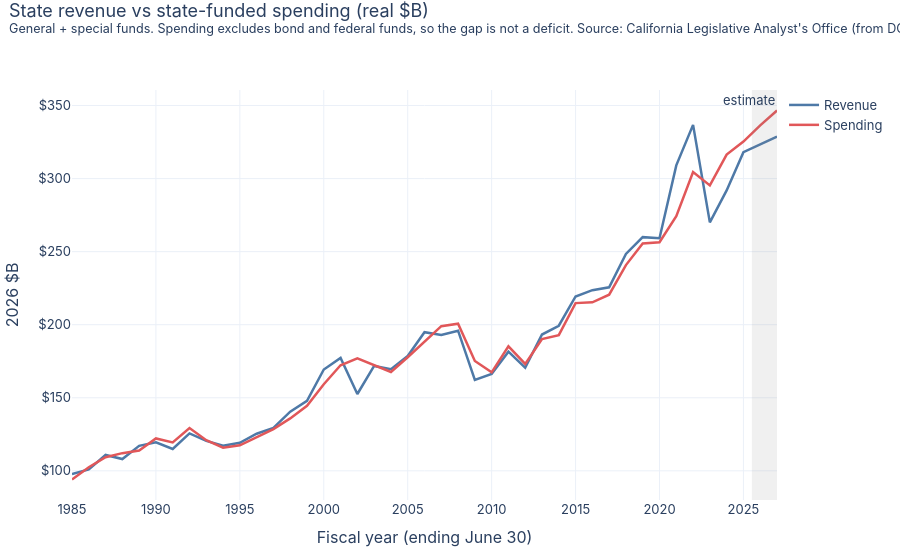

This figure's notebook cell:
### Markdown cell above
# Revenue vs Spending, and Growth vs Population + Inflation
How does state revenue growth compare to what inflation and population growth alone would explain?

### Code cell
import pandas as pd
import plotly.graph_objects as go
import plotly.io as pio
from ca_taxes.io import PROCESSED
from ca_taxes.deflate import add_views, base_fy, LAST_ACTUAL_FY
from ca_taxes.style import stacked_area_toggle, base_layout, PALETTE, SOURCE_NOTE
pio.renderers.default = "plotly_mimetype"
rev = pd.read_csv(PROCESSED / "state_revenue.csv")
exp = pd.read_csv(PROCESSED / "state_expenditures.csv")
mac = pd.read_csv(PROCESSED / "macro.csv").set_index("fy")
T = rev[(rev.group != "Transfers")].groupby("fy").amount_k.sum()
E = exp[exp.fund.isin(["General Fund", "Special Funds"])].groupby("fy").amount_k.sum()
df = pd.DataFrame({"revenue": T, "spending": E}).dropna()
df = df.join(mac[["cpi_factor", "population_k"]])
df["rev_real_b"] = df.revenue * df.cpi_factor / 1e6
df["spend_real_b"] = df.spending * df.cpi_factor / 1e6
fig = go.Figure()
fig.add_trace(go.Scatter(x=df.index, y=df.rev_real_b, name="Revenue", line=dict(color=PALETTE[0], width=2.5)))
fig.add_trace(go.Scatter(x=df.index, y=df.spend_real_b, name="Spending", line=dict(color=PALETTE[2], width=2.5)))
fig.update_layout(yaxis_title=f"{base_fy()} $B", xaxis_title="Fiscal year (ending June 30)", yaxis_tickformat="$,.0f")
fig.add_vrect(x0=LAST_ACTUAL_FY + 0.5, x1=df.index.max(), fillcolor="grey", opacity=0.12, line_width=0, annotation_text="estimate")
base_layout(fig, "State revenue vs state-funded spending (real $B)", "General + special funds. Spending excludes bond and federal funds, so the gap is not a deficit. " + SOURCE_NOTE)
fig.show()

### Figure 1 — Plotly figure (JSON) as saved in the notebook; plotly's stock layout.template omitted (floating-point values rounded to 4 significant figures)
{"data": [{"line": {"color": "#4e79a7", "width": 2.5}, "name": "Revenue", "type": "scatter", "x": [1985, 1986, 1987, 1988, 1989, 1990, 1991, 1992, 1993, 1994, 1995, 1996, 1997, 1998, 1999, 2000, 2001, 2002, 2003, 2004, 2005, 2006, 2007, 2008, 2009, 2010, 2011, 2012, 2013, 2014, 2015, 2016, 2017, 2018, 2019, 2020, 2021, 2022, 2023, 2024, 2025, 2026, 2027], "y": [97.71, 100.9, 110.8, 108.1, 117.1, 119.5, 114.9, 125.6, 120.5, 117.2, 119.1, 125.4, 129.3, 140.4, 147.9, 169.3, 177.3, 152.6, 171.8, 169.6, 178.6, 194.9, 193.0, 195.9, 162.3, 166.4, 181.5, 170.6, 193.3, 199.3, 219.3, 223.7, 225.6, 248.4, 259.9, 259.2, 309.1, 336.8, 270.0, 291.9, 318.1, 323.5, 328.8]}, {"line": {"color": "#e15759", "width": 2.5}, "name": "Spending", "type": "scatter", "x": [1985, 1986, 1987, 1988, 1989, 1990, 1991, 1992, 1993, 1994, 1995, 1996, 1997, 1998, 1999, 2000, 2001, 2002, 2003, 2004, 2005, 2006, 2007, 2008, 2009, 2010, 2011, 2012, 2013, 2014, 2015, 2016, 2017, 2018, 2019, 2020, 2021, 2022, 2023, 2024, 2025, 2026, 2027], "y": [94.06, 102.4, 109.3, 112.1, 113.9, 122.1, 119.5, 129.3, 120.9, 115.8, 117.4, 122.9, 128.6, 135.9, 144.5, 159.2, 172.2, 176.9, 172.3, 167.6, 177.8, 188.3, 199.0, 200.7, 175.2, 167.4, 185.2, 173.2, 190.1, 192.9, 214.8, 215.3, 220.5, 240.8, 255.6, 256.5, 274.3, 304.4, 295.3, 316.5, 325.4, 336.4, 346.6]}], "layout": {"annotations": [{"showarrow": false, "text": "estimate", "x": 2027, "xanchor": "right", "xref": "x", "y": 1, "yanchor": "top", "yref": "y domain"}], "font": {"family": "-apple-system, Segoe UI, sans-serif", "size": 13}, "height": 560, "hovermode": "x unified", "legend": {"orientation": "v", "x": 1.01}, "margin": {"b": 60, "l": 60, "r": 20, "t": 90}, "shapes": [{"fillcolor": "grey", "line": {"width": 0}, "opacity": 0.12, "type": "rect", "x0": 2026.0, "x1": 2027, "xref": "x", "y0": 0, "y1": 1, "yref": "y domain"}], "title": {"text": "State revenue vs state-funded spending (real $B)<br><sup>General + special funds. Spending excludes bond and federal funds, so the gap is not a deficit. Source: California Legislative Analyst's Office (from DOF / State Controller data)</sup>", "x": 0.01, "y": 0.97, "yanchor": "top"}, "xaxis": {"title": {"text": "Fiscal year (ending June 30)"}}, "yaxis": {"tickformat": "$,.0f", "title": {"text": "2026 $B"}}}}
